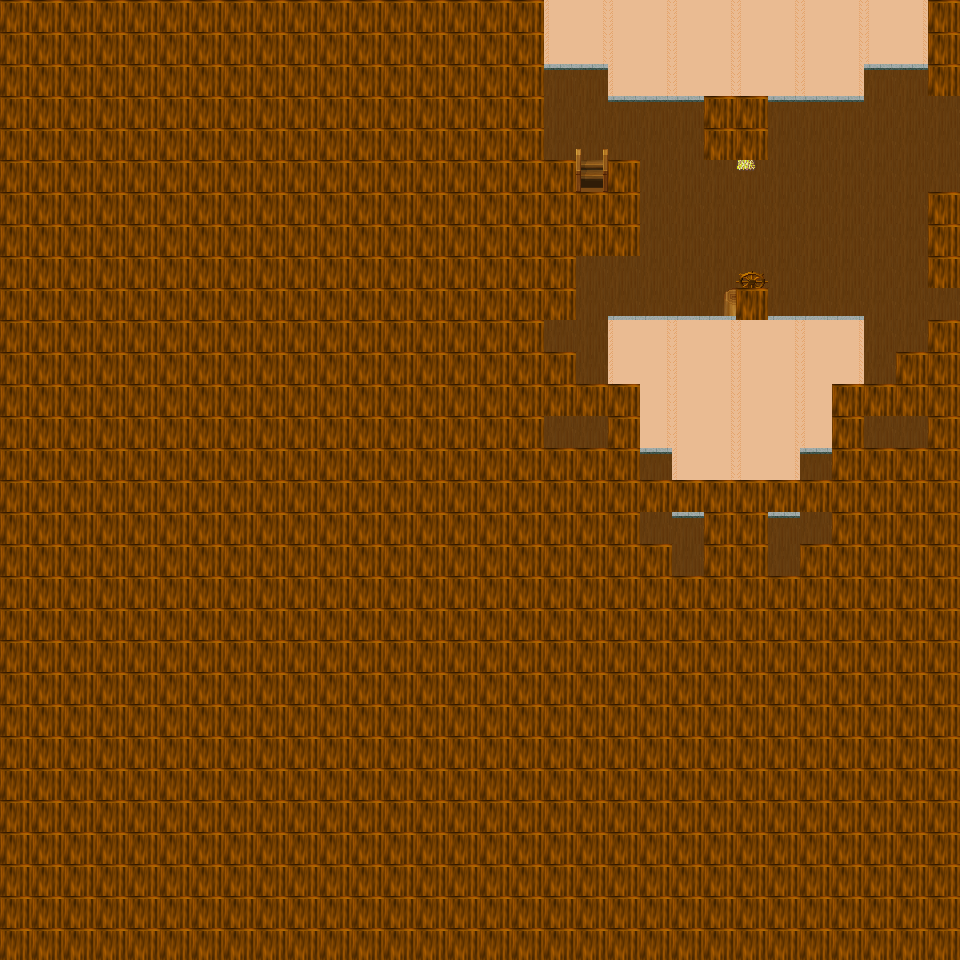

Rendered tile map (Tiled .tmx) drawn with the repository's tilesets; below, a short description and the map source with its tile grids summarised:
An orthogonal 30x30 tile map with 32x32 px tiles, 6 tile layers (Ground, Object, Object2, Above, ...), 23 tilesets and 3 objects (3x mapExit).

<map version="1.0" orientation="orthogonal" renderorder="right-down" width="30" height="30" tilewidth="32" tileheight="32" nextobjectid="4">
  <tileset firstgid="1" name="tileset_furniture_table_rectangular_with_meals" tilewidth="32" tileheight="32" tilecount="9" columns="3">
    <image source="../drawable/tileset_furniture_table_rectangular_with_meals.png" width="96" height="96" />
  </tileset>
  <tileset firstgid="10" name="tileset_building_fence_fence_wooden" tilewidth="32" tileheight="32" tilecount="12" columns="3">
    <image source="../drawable/tileset_building_fence_fence_wooden.png" width="96" height="128" />
  </tileset>
  <tileset firstgid="22" name="tileset_ground_indoor_brown_hole" tilewidth="32" tileheight="32" tilecount="56" columns="7">
    <image source="../drawable/tileset_ground_indoor_brown_hole.png" width="224" height="256" />
  </tileset>
  <tileset firstgid="78" name="tileset_ground_square_patch" tilewidth="32" tileheight="32" tilecount="9" columns="3">
    <image source="../drawable/tileset_ground_square_patch.png" width="96" height="96" />
  </tileset>
  <tileset firstgid="87" name="tileset_building_wall_bricked_edges" tilewidth="32" tileheight="32" tilecount="25" columns="5">
    <image source="../drawable/tileset_building_wall_bricked_edges.png" width="160" height="160" />
  </tileset>
  <tileset firstgid="112" name="tileset_plant_stump_small_stump" tilewidth="32" tileheight="32" tilecount="4" columns="2">
    <image source="../drawable/tileset_plant_stump_small_stump.png" width="64" height="64" />
  </tileset>
  <tileset firstgid="116" name="tileset_item_pot_barrel" tilewidth="32" tileheight="32" tilecount="2" columns="1">
    <image source="../drawable/tileset_item_pot_barrel.png" width="32" height="64" />
  </tileset>
  <tileset firstgid="118" name="tileset_item_statue_green_stone_2" tilewidth="32" tileheight="32" tilecount="6" columns="2">
    <image source="../drawable/tileset_item_statue_green_stone_2.png" width="64" height="96" />
  </tileset>
  <tileset firstgid="124" name="tileset_item_brush" tilewidth="32" tileheight="32" tilecount="3" columns="1">
    <image source="../drawable/tileset_item_brush.png" width="32" height="96" />
  </tileset>
  <tileset firstgid="127" name="tileset_logic_creature_rodent" tilewidth="32" tileheight="32" tilecount="8" columns="8">
    <image source="../drawable/tileset_logic_creature_rodent.png" width="256" height="32" />
  </tileset>
  <tileset firstgid="135" name="tileset_logic_portal" tilewidth="32" tileheight="32" tilecount="24" columns="8">
    <image source="../drawable/tileset_logic_portal.png" width="256" height="96" />
  </tileset>
  <tileset firstgid="159" name="tileset_logic_collision" tilewidth="32" tileheight="32" tilecount="1" columns="1">
    <image source="../drawable/tileset_logic_collision.png" width="32" height="32" />
  </tileset>
  <tileset firstgid="160" name="tileset_object_boat" tilewidth="32" tileheight="32" tilecount="42" columns="6">
    <image source="../drawable/tileset_object_boat.png" width="192" height="224" />
  </tileset>
  <tileset firstgid="202" name="tileset_object_ship" tilewidth="32" tileheight="32" tilecount="368" columns="16">
    <image source="../drawable/tileset_object_ship.png" width="512" height="736" />
  </tileset>
  <tileset firstgid="570" name="tileset_ground_ground" tilewidth="32" tileheight="32" tilecount="33" columns="3">
    <image source="../drawable/tileset_ground_ground.png" width="96" height="352" />
  </tileset>
  <tileset firstgid="603" name="tileset_ground_water_pool_deep" tilewidth="32" tileheight="32" tilecount="72" columns="3">
    <image source="../drawable/tileset_ground_water_pool_deep.png" width="96" height="768" />
  </tileset>
  <tileset firstgid="675" name="tileset_furniture_light_lights_candle" tilewidth="32" tileheight="32" tilecount="42" columns="6">
    <image source="../drawable/tileset_furniture_light_lights_candle.png" width="192" height="224" />
  </tileset>
  <tileset firstgid="717" name="tileset_light_dim_light_7x5" tilewidth="32" tileheight="32" tilecount="35" columns="7">
    <image source="../drawable/tileset_light_dim_light_7x5.png" width="224" height="160" />
  </tileset>
  <tileset firstgid="752" name="tileset_furniture_light_ship_lamps" tilewidth="32" tileheight="32" tilecount="2" columns="2">
    <image source="../drawable/tileset_furniture_light_ship_lamps.png" width="64" height="32" />
  </tileset>
  <tileset firstgid="754" name="tileset_light_red_light_5x5" tilewidth="32" tileheight="32" tilecount="25" columns="5">
    <image source="../drawable/tileset_light_red_light_5x5.png" width="160" height="160" />
  </tileset>
  <tileset firstgid="779" name="tileset_light_green_light_5x5" tilewidth="32" tileheight="32" tilecount="25" columns="5">
    <image source="../drawable/tileset_light_green_light_5x5.png" width="160" height="160" />
  </tileset>
  <tileset firstgid="804" name="tileset_furniture_bed_double_peach" tilewidth="32" tileheight="32" tilecount="8" columns="2">
    <image source="../drawable/tileset_furniture_bed_double_peach.png" width="64" height="128" />
  </tileset>
  <tileset firstgid="812" name="tileset_ground_water_whirlpool" tilewidth="32" tileheight="32" tilecount="8" columns="1">
    <image source="../drawable/tileset_ground_water_whirlpool.png" width="32" height="256" />
  </tileset>
  <layer name="Ground" width="30" height="30">
    <data>[900 cells, 900 non-empty, 3 distinct tile ids]</data>
  </layer>
  <layer name="Object" width="30" height="30">
    <data>[900 cells, 96 non-empty, 30 distinct tile ids]</data>
  </layer>
  <layer name="Object2" width="30" height="30">
    <data>[900 cells, 23 non-empty, 16 distinct tile ids]</data>
  </layer>
  <layer name="Above" width="30" height="30">
    <data>[900 cells, 19 non-empty, 5 distinct tile ids]</data>
  </layer>
  <layer name="Above2" width="30" height="30">
    <data>[900 cells, 100 non-empty, 4 distinct tile ids]</data>
  </layer>
  <layer name="Walkable" width="30" height="30">
    <data>[900 cells, 741 non-empty, 1 distinct tile ids]</data>
  </layer>
  <objectgroup name="MapEvents">
    <object id="1" name="north" type="mapExit" x="544" y="0" width="384" height="32">
      <properties>
        <property name="map" value="level_0_x221_y93" />
        <property name="x" value="17" />
        <property name="y" value="28" />
      </properties>
    </object>
    <object id="2" name="east" type="mapExit" x="928" y="96" width="32" height="96">
      <properties>
        <property name="map" value="level_0_x222_y94" />
        <property name="x" value="1" />
        <property name="y" value="3" />
      </properties>
    </object>
    <object id="3" name="east2" type="mapExit" x="928" y="288" width="32" height="32">
      <properties>
        <property name="map" value="level_0_x222_y94" />
        <property name="x" value="1" />
        <property name="y" value="9" />
      </properties>
    </object>
  </objectgroup>
</map>
